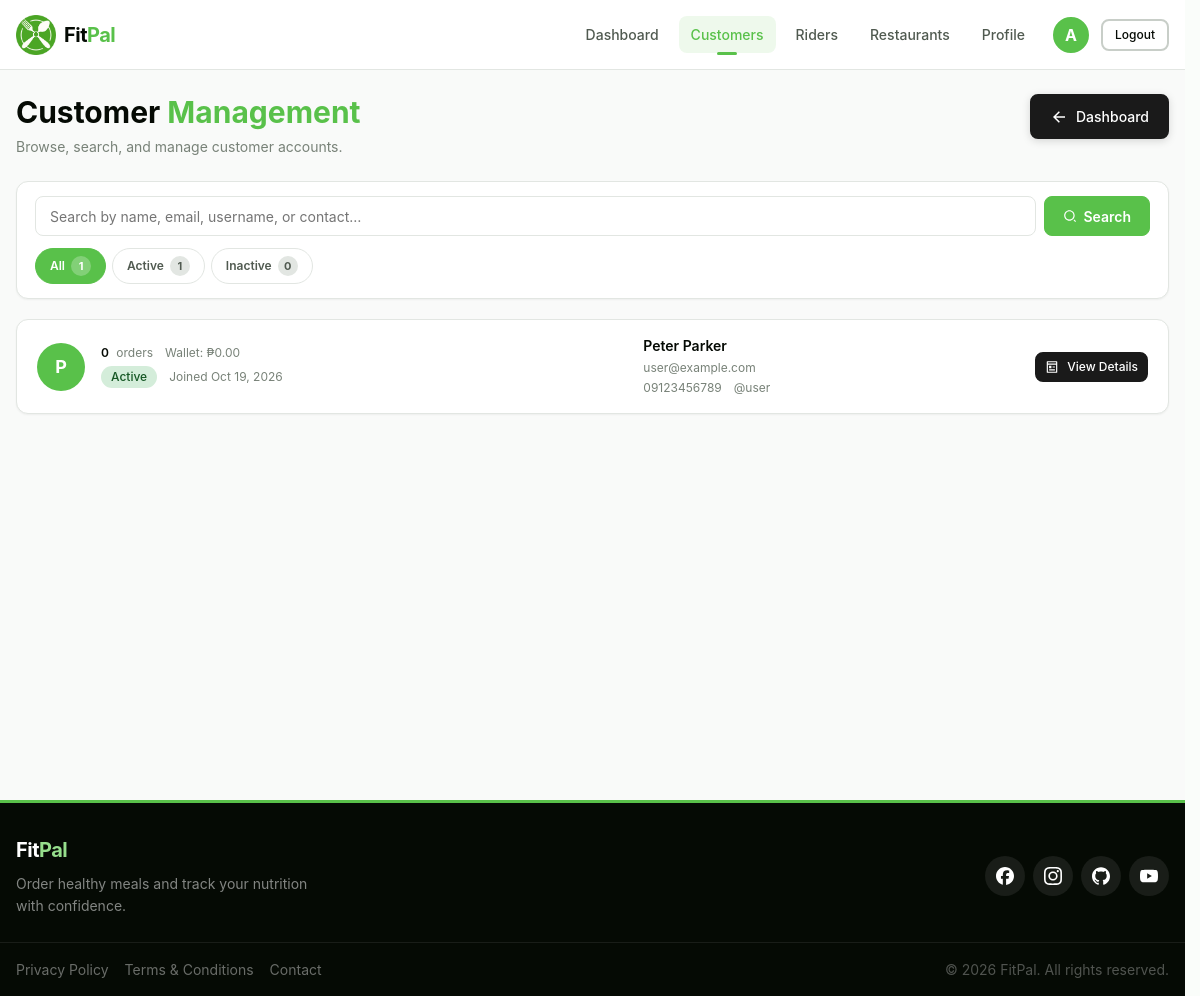
Page /admin/pages/customers.php (signed in) on the committed database.
### tables this page shows
CREATE TABLE customer (
    customer_id INT AUTO_INCREMENT PRIMARY KEY,
    first_name VARCHAR(50) NOT NULL,
    middle_name VARCHAR(50) NULL,
    last_name VARCHAR(50) NOT NULL,
    birthdate DATE NULL,
    gender VARCHAR(10) NULL CHECK (
        gender IN ('Male', 'Female', 'Other')
    ),
    email VARCHAR(100) NOT NULL UNIQUE,
    contact_number VARCHAR(15) NULL,
    username VARCHAR(30) NULL UNIQUE,
    password VARCHAR(255) NOT NULL,
    date_created TIMESTAMP DEFAULT CURRENT_TIMESTAMP,
    is_active TINYINT(1) DEFAULT 1,
    INDEX idx_email (email),
    INDEX idx_username (username),
    INDEX idx_contact_number (contact_number)
) COMMENT = 'Customer account information';

### admin/backend/database/admin-queries.php (called while the page is built, shortened)
<?php
function adminPaginationEnvelope(int $total, int $perPage, int $page): array
{
    $perPage = max(1, $perPage);
    $page    = max(1, $page);
    $totalPages = $total > 0 ? (int)ceil($total / $perPage) : 1;
    return [
        'total'      => $total,
        'perPage'    => $perPage,
        'page'       => $page,
        'totalPages' => $totalPages,
    ];
}
function getCustomersPaginated(
    PDO $db,
    int $page = 1,
    int $perPage = 5,
    string $search = '',
    string $statusFilter = 'all',
    bool $withTotal = true
): array {
    $where  = "WHERE 1=1";
    $params = [];
    if ($withTotal) {
        $countStmt = $db->prepare("SELECT COUNT(*) FROM customer c {$where}");
        $countStmt->execute();
        $total = (int)$countStmt->fetchColumn();
    } else {
        $total = 0;
    }
    $env = adminPaginationEnvelope($total, $perPage, $page);
    $stmt = $db->prepare(
        "SELECT
            c.customer_id, c.first_name, c.middle_name, c.last_name,
            c.email, c.contact_number, c.username, c.is_active, c.date_created,
            cp.dietary_preferences, cp.allergies, cp.fitness_goal,
            fa.balance,
            (SELECT COUNT(*) FROM orders o WHERE o.customer_id = c.customer_id) AS order_count
         FROM customer c
         LEFT JOIN customer_profile cp ON cp.customer_id = c.customer_id
         LEFT JOIN financial_account fa ON cp.financial_account_id = fa.financial_account_id
         {$where}
         ORDER BY c.date_created DESC
         LIMIT :limit OFFSET :offset"
    );
    $stmt->bindValue(':limit',  $env['perPage'], PDO::PARAM_INT);
    $stmt->bindValue(':offset', ($env['page'] - 1) * $env['perPage'], PDO::PARAM_INT);
    $stmt->execute();
    $rows = $stmt->fetchAll(PDO::FETCH_ASSOC);
    return [
        'rows'       => $rows,
        'total'      => $env['total'],
        'page'       => $env['page'],
        'perPage'    => $env['perPage'],
        'totalPages' => $env['totalPages'],
    ];
}
function getCustomerCountsByStatus(PDO $db): array
{
    $row = $db->query(
        "SELECT
            COUNT(*) AS all_count,
            SUM(CASE WHEN is_active = 1 THEN 1 ELSE 0 END) AS active_count,
            SUM(CASE WHEN is_active = 0 THEN 1 ELSE 0 END) AS inactive_count
         FROM customer"
    )->fetch(PDO::FETCH_ASSOC) ?: [];
    return [
        'all'      => (int)($row['all_count'] ?? 0),
        'active'   => (int)($row['active_count'] ?? 0),
        'inactive' => (int)($row['inactive_count'] ?? 0),
    ];
}
function formatAdminCurrency(int|float|string|null $amount): string
{
    return '₱' . number_format((float)($amount ?? 0), 2);
}
function formatAdminDateShort(?string $date): string
{
    $ts = strtotime($date);
    return $ts !== false ? date('M d, Y', $ts) : $date;
}
function adminName(array $row): string
{
    $parts = array_filter([
        $row['first_name']  ?? '',
        $row['middle_name'] ?? '',
        $row['last_name']   ?? '',
    ], static fn($v) => trim((string)$v) !== '');
    return trim(implode(' ', $parts)) ?: '—';
}
function adminInitial(array $row): string
{
    $first = trim((string)($row['first_name'] ?? ''));
    return strtoupper(substr($first !== '' ? $first : 'A', 0, 1));
}

### admin/pages/customers.php (the view, shortened to what this page needs)
<?php
require_once __DIR__ . '/../includes/header.php';
require_once __DIR__ . '/../backend/database/admin-queries.php';
$page     = isset($_GET['page']) ? max(1, (int)$_GET['page']) : 1;
$search   = isset($_GET['search']) ? trim((string)$_GET['search']) : '';
$status   = isset($_GET['status']) ? (string)$_GET['status'] : 'all';
$perPage  = 5;
$counts = getCustomerCountsByStatus($database_connection);
$data   = getCustomersPaginated($database_connection, $page, $perPage, $search, $status);
$rows   = $data['rows'];
function buildCustomerUrl(array $overrides = []): string
{
    $params = [
        'page'   => $_GET['page']   ?? 1,
        'search' => $_GET['search'] ?? '',
        'status' => $_GET['status'] ?? 'all',
    ];
    foreach ($overrides as $k => $v) {
        if ($v === null || $v === '') {
            unset($params[$k]);
        } else {
            $params[$k] = $v;
        }
    }
    return '?' . http_build_query($params);
}
?>
<div class="content admin-list-page">
    <div class="container">
        <header class="admin-page-header">
            <div class="admin-page-header-left">
                <h1 class="heading-2">Customer <span>Management</span></h1>
                <p class="text-muted">Browse, search, and manage customer accounts.</p>
            </div>
            <div class="admin-page-header-actions">
                <a href="dashboard.php" class="btn btn-outline btn-sm">
                    <img src="<?php echo $assetBase; ?>assets/images/icons/arrow-left-line.svg" alt="" class="btn-icon"
                        width="16" height="16">
                    <span>Dashboard</span>
                </a>
            </div>
        </header>
        <div class="admin-filter-bar">
            <form method="GET" action="" class="admin-search-form">
                <input type="text" name="search" class="admin-search-input"
                    placeholder="Search by name, email, username, or contact…"
                    value="<?php echo htmlspecialchars($search, ENT_QUOTES, 'UTF-8'); ?>">
                <button type="submit" class="admin-search-btn">
                    <img src="<?php echo $assetBase; ?>assets/images/icons/search-line.svg" alt=""
                        class="btn-icon btn-icon-14" width="14" height="14">
                    <span>Search</span>
                </button>
            </form>
            <nav class="admin-filter-tabs" aria-label="Customer status filter">
                <a href="<?php echo htmlspecialchars(buildCustomerUrl(['status' => 'all', 'page' => 1, 'search' => $search]), ENT_QUOTES, 'UTF-8'); ?>"
                    class="admin-filter-tab <?php echo $status === 'all' ? 'active' : ''; ?>">
                    All <span class="filter-count"><?php echo number_format($counts['all']); ?></span>
                </a>
                <a href="<?php echo htmlspecialchars(buildCustomerUrl(['status' => 'active', 'page' => 1, 'search' => $search]), ENT_QUOTES, 'UTF-8'); ?>"
                    class="admin-filter-tab <?php echo $status === 'active' ? 'active' : ''; ?>">
                    Active <span class="filter-count"><?php echo number_format($counts['active']); ?></span>
                </a>
                <a href="<?php echo htmlspecialchars(buildCustomerUrl(['status' => 'inactive', 'page' => 1, 'search' => $search]), ENT_QUOTES, 'UTF-8'); ?>"
                    class="admin-filter-tab <?php echo $status === 'inactive' ? 'active' : ''; ?>">
                    Inactive <span class="filter-count"><?php echo number_format($counts['inactive']); ?></span>
                </a>
            </nav>
        </div>
        <div class="admin-table-card">
            <?php if (empty($rows)): ?>
            <div class="admin-table-empty">
                <div class="admin-table-empty-icon" aria-hidden="true"
                    data-fallback-src="<?php echo $assetBase; ?>assets/images/icons/user-profile-circle.svg">
                    <img src="<?php echo $assetBase; ?>assets/images/icons/search-line.svg" alt="">
                </div>
                <p class="admin-table-empty-title">No customers found</p>
                <p class="admin-table-empty-text">
                    <?php if ($search !== ''): ?>
                    No results for "<?php echo htmlspecialchars($search, ENT_QUOTES, 'UTF-8'); ?>".
                    <?php else: ?>
                    Try a different filter or clear your search.
                    <?php endif; ?>
                </p>
            </div>
            <?php else: ?>
            <div class="admin-table-customers">
                <?php foreach ($rows as $c):
                    $cid = (int)$c['customer_id'];
                    $name = adminName($c);
                    $initial = adminInitial($c);
                    $isActive = (int)$c['is_active'] === 1;
                ?>
                <div class="admin-table-row">
                    <div class="admin-cell-avatar">
                        <?php echo htmlspecialchars($initial, ENT_QUOTES, 'UTF-8'); ?>
                    </div>
                    <div class="admin-cell-body">
                        <p class="admin-cell-title"><?php echo htmlspecialchars($name, ENT_QUOTES, 'UTF-8'); ?></p>
                        <p class="admin-cell-subtitle">
                            <?php echo htmlspecialchars((string)$c['email'], ENT_QUOTES, 'UTF-8'); ?>
                        </p>
                        <div class="admin-cell-meta">
                            <span class="admin-cell-meta-item">
                                <?php echo htmlspecialchars((string)($c['contact_number'] ?? '—'), ENT_QUOTES, 'UTF-8'); ?>
                            </span>
                            <span class="admin-cell-meta-item">
                                @<?php echo htmlspecialchars((string)($c['username'] ?? '—'), ENT_QUOTES, 'UTF-8'); ?>
                            </span>
                        </div>
                    </div>
                    <div class="admin-cell-body">
                        <div class="admin-cell-meta">
                            <span class="admin-cell-meta-item">
                                <strong><?php echo number_format((int)($c['order_count'] ?? 0)); ?></strong>&nbsp;orders
                            </span>
                            <span class="admin-cell-meta-item">
                                Wallet: <?php echo formatAdminCurrency((float)($c['balance'] ?? 0)); ?>
                            </span>
                        </div>
                        <div class="admin-cell-meta">
                            <span class="badge <?php echo $isActive ? 'badge-success' : 'badge-secondary'; ?>">
                                <?php echo $isActive ? 'Active' : 'Inactive'; ?>
                            </span>
                            <span class="admin-cell-meta-item">
                                Joined
                                <?php echo htmlspecialchars(formatAdminDateShort((string)($c['date_created'] ?? '')), ENT_QUOTES, 'UTF-8'); ?>
                            </span>
                        </div>
                    </div>
                    <div class="admin-cell-actions">
                        <a href="<?php echo htmlspecialchars(buildCustomerUrl(['open' => $cid]), ENT_QUOTES, 'UTF-8'); ?>"
                            class="btn btn-outline btn-sm">
                            <img src="<?php echo $assetBase; ?>assets/images/icons/pages-line.svg" alt=""
                                class="btn-icon btn-icon-14" width="14" height="14">
                            <span>View Details</span>
                        </a>
                    </div>
                </div>
                <?php endforeach; ?>
            </div>
            <?php endif; ?>
        </div>
    </div>
</div>
<?php require_once __DIR__ . '/../../shared/includes/footer.php'; ?>

### shared/assets/css/global.css (style rules this page uses)
:root { --text: #050a04; --background: #fafdfa; --primary: #59c14a; --secondary: #96de8c; --accent: #6cd85c; --primary-dark: #3d8a32; --primary-light: #7dce6e; --secondary-dark: #6cb862; --secondary-light: #b0e8a8; --accent-dark: #4ab83a; --accent-light: #8ae07c; --white: #ffffff; --black: #000000; --gray: #718096; --gray-50: #f9faf9; --gray-100: #f0f2f0; --gray-200: #e2e6e2; --gray-300: #c8cec8; --gray-400: #a0a8a0; --gray-500: #788278; --gray-600: #505a50; --gray-700: #384238; --gray-800: #202a20; --gray-900: #0a120a; --success: #28a745; --warning: #ffc107; --danger: #dc3545; --info: #17a2b8; --font-family: -apple-system, BlinkMacSystemFont, 'Segoe UI', Roboto, Oxygen, Ubuntu, Cantarell, 'Helvetica Neue', Arial, sans-serif; --font-size-xs: 0.75rem; --font-size-sm: 0.875rem; --font-size-base: 1rem; --font-size-lg: 1.125rem; --font-size-xl: 1.25rem; --font-size-2xl: 1.5rem; --font-size-3xl: 1.875rem; --font-size-4xl: 2.25rem; --font-size-5xl: 3rem; --font-weight-normal: 400; --font-weight-medium: 500; --font-weight-semibold: 600; --font-weight-bold: 700; --line-height-tight: 1.2; --line-height-normal: 1.5; --line-height-relaxed: 1.75; --spacing-1: 0.25rem; --spacing-2: 0.5rem; --spacing-3: 0.75rem; --spacing-4: 1rem; --spacing-5: 1.25rem; --spacing-6: 1.5rem; --spacing-8: 2rem; --spacing-10: 2.5rem; --spacing-12: 3rem; --spacing-16: 4rem; --spacing-20: 5rem; --radius-sm: 0.25rem; --radius-base: 0.5rem; --radius-lg: 0.75rem; --radius-xl: 1rem; --radius-full: 9999px; --shadow-sm: 0 1px 2px rgba(5, 10, 4, 0.05); --shadow-base: 0 1px 3px rgba(5, 10, 4, 0.1), 0 1px 2px rgba(5, 10, 4, 0.06); --shadow-md: 0 4px 6px rgba(5, 10, 4, 0.07), 0 2px 4px rgba(5, 10, 4, 0.06); --shadow-lg: 0 10px 15px rgba(5, 10, 4, 0.1), 0 4px 6px rgba(5, 10, 4, 0.05); --shadow-xl: 0 20px 25px rgba(5, 10, 4, 0.1), 0 10px 10px rgba(5, 10, 4, 0.04); --transition-fast: 150ms ease; --transition-base: 250ms ease; --transition-slow: 350ms ease; --z-dropdown: 1000; --z-sticky: 1020; --z-fixed: 1030; --z-modal-backdrop: 1040; --z-modal: 1050; --z-popover: 1060; --z-tooltip: 1070; }
*, *::before, *::after { box-sizing: border-box; margin: 0; padding: 0; }
html { scroll-behavior: smooth; -webkit-text-size-adjust: 100%; }
body { font-family: var(--font-family); font-size: var(--font-size-base); font-weight: var(--font-weight-normal); line-height: var(--line-height-normal); color: var(--text); background-color: var(--background); min-height: 100vh; display: flex; flex-direction: column; -webkit-font-smoothing: antialiased; -moz-osx-font-smoothing: grayscale; }
img { max-width: 100%; height: auto; display: block; }
a { color: var(--primary); text-decoration: none; transition: color var(--transition-fast); }
button { cursor: pointer; font-family: inherit; font-size: inherit; border: none; background: none; color: inherit; transition: all var(--transition-fast); }
input, select, textarea { font-family: inherit; font-size: var(--font-size-base); color: var(--text); border: 1px solid var(--gray-300); border-radius: var(--radius-base); padding: var(--spacing-2) var(--spacing-3); background: var(--white); transition: border-color var(--transition-fast), box-shadow var(--transition-fast); width: 100%; }
.content { flex: 1; display: flex; flex-direction: column; width: 100%; padding: 0; min-height: calc(100vh - 70px); }
.heading-2 { font-size: var(--font-size-4xl); font-weight: var(--font-weight-bold); line-height: var(--line-height-tight); color: var(--text); }
.text-muted { color: var(--gray-500); }
.container { max-width: 1200px; margin: 0 auto; padding: 0 var(--spacing-4); width: 100%; }
.btn { display: inline-flex; align-items: center; justify-content: center; gap: var(--spacing-2); padding: var(--spacing-2) var(--spacing-4); border-radius: var(--radius-base); font-weight: var(--font-weight-medium); font-size: var(--font-size-sm); line-height: var(--line-height-normal); text-align: center; text-decoration: none; transition: all var(--transition-fast); border: 2px solid transparent; cursor: pointer; white-space: nowrap; }
.btn-outline { background-color: transparent; color: var(--black); border-color: var(--black); }
.btn-sm { padding: var(--spacing-1) var(--spacing-2); font-size: var(--font-size-xs); }

### admin/assets/css/header.css (style rules this page uses)
html { scrollbar-gutter: stable; }

### rows in the picture
customer: first_name "P", name "Peter Parker", email "user@example.com", contact_number "09123456789", username "user", order_count "0", balance "₱0.00", is_active "Active", date_created "Oct 19, 2026"

### other values in the picture
$adminInitial "A"
$counts['all'] "1"
$counts['active'] "1"
$counts['inactive'] "0"
